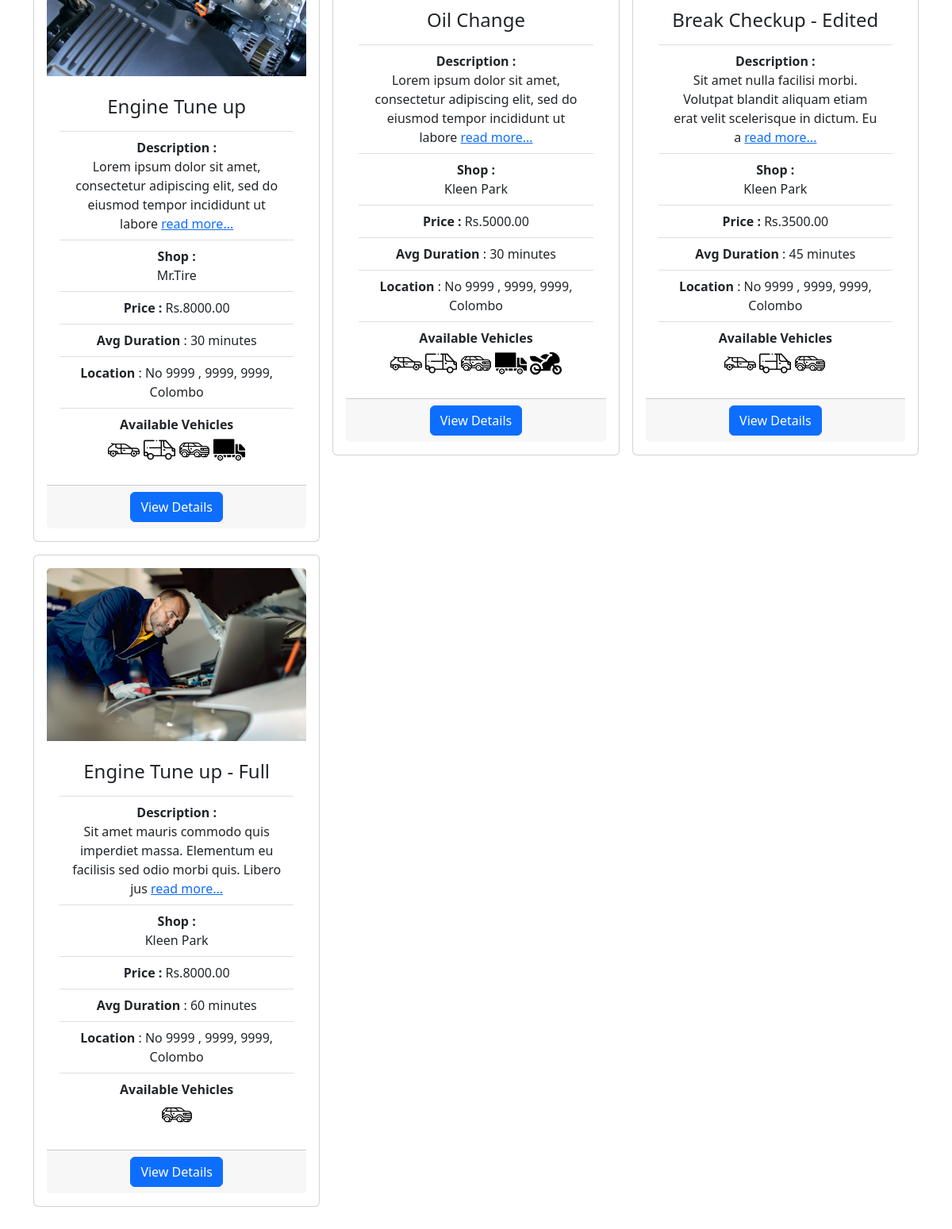
/services/ (lower part), run on an earlier commit of the app's database.
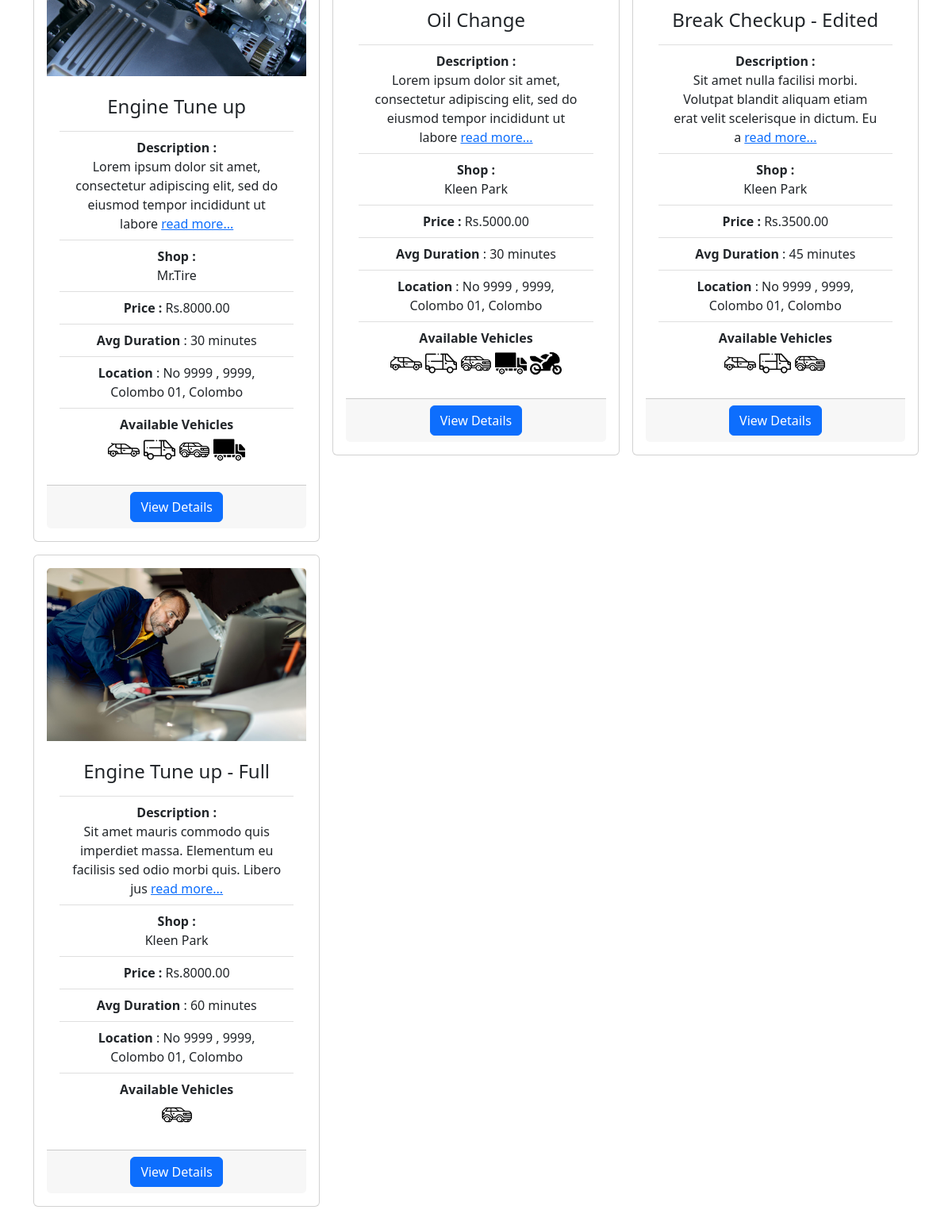
And on a later commit of the database.
### ovros_service_module/models.py (models this page shows, shortened)
class Service(models.Model):
    shop = models.ForeignKey(to=ShopProfile, on_delete=models.CASCADE)
    service_name = models.CharField(max_length=100)
    service_image = models.ImageField(upload_to='images/service_img', blank=True)
    service_description = models.CharField(max_length=500, default='', blank=True)
    service_price = models.DecimalField(max_digits=10, decimal_places=2)
    service_duration = models.CharField(max_length=5)
    is_for_car = models.BooleanField(verbose_name="Available for car", default=False)
    is_for_van = models.BooleanField(verbose_name="Available for van", default=False)
    is_for_suv = models.BooleanField(verbose_name="Available for suv", default=False)
    is_for_lorry = models.BooleanField(verbose_name="Available for lorry", default=False)
    is_for_bike = models.BooleanField(verbose_name="Available for bike", default=False)
    service_availability = models.BooleanField(
        verbose_name="Service availability",
        default=False,
        help_text="is service available currently"
    )
    date_created = models.DateField(auto_now_add=True)
    date_updated = models.DateField(auto_now=True)

### ovros_user_module/models.py (models this page shows, shortened)
class ShopProfile(models.Model):
    user = models.OneToOneField(settings.AUTH_USER_MODEL, on_delete=models.CASCADE)
    user_role = models.CharField('Type', max_length=40, choices=Types.choices, default=Types.USER_SHOP)
    shop_name = models.CharField(max_length=100, help_text="Service Shop name")
    shop_address_no = models.CharField(
        max_length=200,
        help_text="Service Shop address Number",
        default=9999
    )
    shop_address_street = models.CharField(
        max_length=200,
        help_text="Service Shop address street",
        default=9999
    )
    shop_address_city = models.CharField(
        max_length=200,
        help_text="Service Shop address city",
        default=9999
    )
    shop_address_district = models.CharField(
        max_length=200,
        help_text="Service Shop address district",
        default=9999
    )
    shop_contact = models.CharField(max_length=10)
    def get_full_address(self):
        return f'No {self.shop_address_no} , ' \
               f'{self.shop_address_street}, ' \
               f'{self.shop_address_city}, ' \
               f'{self.shop_address_district}'

### ovros_home/views.py (the view)
# urls.py: path('services/', services, name='services'),
def services(request):
    if request.method == 'GET':
        search(request)
    search_form01 = ServiceSearchForm01()
    search_form02 = ServiceSearchForm02()
    all_services = Service.objects.all()
    return render(request, 'services/service_list.html', {
        'services': all_services,
        'form01': search_form01,
        'form02': search_form02,
    })

### ovros_user_module/context_processors.py (called while the page is built)
def profile_data(request):
    return {'profile_data': ProfileData(request)}

### templates/services/service_list.html (shortened to what this page needs)
{% extends 'base.html' %}
{% load static %}
{% load crispy_forms_tags %}
{% block content %}
    <section id="ovros-service">
        <div class="container">
            <div class="row my-5 g-3">
                {% for service in services %}
                    <div class="col-12 col-md-6 col-lg-4">
                        <div class="card">
                            <div class="card-body text-center">
                                {% if service.service_image is None %}
                                    <img src="{% static 'images/service_vector.jpg' %}" class="card-img-top"
                                         alt="...">
                                {% else %}
                                    <img src="{{ service.service_image.url }}" class="card-img-top" alt="...">
                                {% endif %}
                                <div class="card-body">
                                    <div class="list-group">
                                        <ul class="list-group list-group-flush">
                                            <li class="list-group-item">
                                                <h4>{{ service.service_name }}</h4>
                                            </li>
                                            <li class="list-group-item">
                                                <strong>Description :</strong><br>
                                                {{ service.service_description  | slice:":100" }} <a
                                                    href="{% url 'service_detail' service.id %}">read more...</a></li>
                                            <li class="list-group-item">
                                                <strong>Shop :</strong><br>
                                                {{ service.shop.shop_name }}</li>
                                            <li class="list-group-item"><strong>Price
                                                : </strong><span>Rs.</span>{{ service.service_price }}</li>
                                            <li class="list-group-item"><strong>Avg Duration </strong>
                                                : {{ service.service_duration }} minutes
                                            </li>
                                            <li class="list-group-item"><strong>Location </strong>
                                                : {{ service.shop.get_full_address }}
                                            </li>
                                            <li class="list-group-item"><strong>Available Vehicles </strong>
                                                <div>
                                                    {% if service.is_for_car %}
                                                        <img height="40px" width="40px"
                                                             src="{% static 'icons/car_icon.png' %}">
                                                    {% endif %}
                                                    {% if service.is_for_van %}
                                                        <img height="40px" width="40px" class="bi"
                                                             src="{% static 'icons/van_icon.png' %}">
                                                    {% endif %}
                                                    {% if service.is_for_suv %}
                                                        <img height="40px" width="40px" class="bi"
                                                             src="{% static 'icons/suv_icon.png' %}">
                                                    {% endif %}
                                                    {% if service.is_for_lorry %}
                                                        <img height="40px" width="40px" class="bi"
                                                             src="{% static 'icons/lorry_icon.png' %}">
                                                    {% endif %}
                                                    {% if service.is_for_bike %}
                                                        <img height="40px" width="40px" class="bi"
                                                             src="{% static 'icons/bike_icon.png' %}">
                                                    {% endif %}
                                                </div>
                                            </li>
                                        </ul>
                                    </div>
                                </div>
                                <div class="card-footer">
                                    <a href="{% url 'service_detail' service.id %}" class="btn btn-primary ">View
                                        Details</a>
                                </div>
                            </div>
                        </div>
                    </div>
                {% endfor %}
            </div>
        </div>
    </section>
{% endblock %}

### templates/base.html (shortened to what this page needs)
{% load static %}
<!DOCTYPE html>
<html lang="en">
<head>
    <link href="https://cdn.jsdelivr.net/npm/bootstrap@5.2.3/dist/css/bootstrap.min.css" rel="stylesheet"
>
    <link rel="stylesheet" href="https://cdn.jsdelivr.net/npm/bootstrap-icons@1.10.2/font/bootstrap-icons.css">
    <link rel="stylesheet" href="/css/style.css" type="text/css">
</head>
<body>
{% block content %}
{% endblock %}
</body>
</html>

### templates/home/navbar.html (shortened to what this page needs)
{% load static %}

What changed in the data, as far as the page shows it:
changed through a linked row, Service "Engine Tune up": shop.get_full_address "No 9999 , 9999, 9999, Colombo" → "No 9999 , 9999, Colombo 01, Colombo"
changed through a linked row, Service "Oil Change": shop.get_full_address "No 9999 , 9999, 9999, Colombo" → "No 9999 , 9999, Colombo 01, Colombo"
changed through a linked row, Service "Break Checkup - Edited": shop.get_full_address "No 9999 , 9999, 9999, Colombo" → "No 9999 , 9999, Colombo 01, Colombo"
changed through a linked row, Service "Engine Tune up - Full": shop.get_full_address "No 9999 , 9999, 9999, Colombo" → "No 9999 , 9999, Colombo 01, Colombo"
